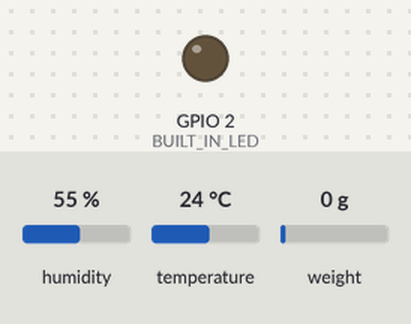
A sketch run on a simulated ESP32. Parts: output pins drawn as LEDs (lit = HIGH). Inputs (shaded band) come from the test bench; at power-on: humidity 55 %, temperature 24 °C, weight on the scale 0 g. WiFi joins after 1.5 s; servers stay silent unless stated; no MQTT or app messages arrive unless stated; what the sketch prints to the serial monitor is not drawn.

Above: at 8.21 s.
At 121.34 s:
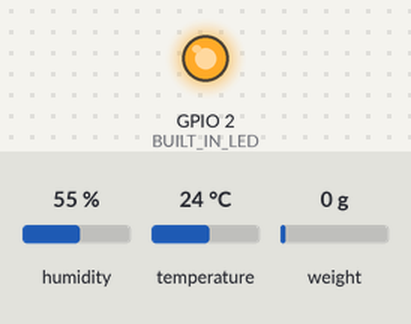
Timing chart, 0 to 122.9 s (numbered marks = the images above):
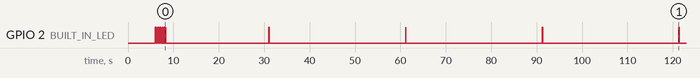

The sketch:

sensor_publish.ino
```cpp
#include <WiFi.h>
#include <DHT.h>
#include <HX711.h>
#include <PubSubClient.h>

#define BUILT_IN_LED 2
#define DHT_PIN 33
#define HX_DATA_PIN 27
#define HX_CLK_PIN 13

#define WIFI_SSID "your_wifi_name"
#define WIFI_PASSWORD "your_wifi_password"
#define MQTT_SERVER "aws_public_ip"
#define MQTT_PORT 1883
#define MQTT_TOPIC "sensor/data"
#define MQTT_CLIENT_ID "ESP32Sensor"

// Initializing Sensors
DHT temp_humd_sensor(DHT_PIN, DHT22);
HX711 pressure_sensor;
WiFiClient espClient;
PubSubClient client(espClient);

// HX711 Calibration Parameters - ADJUST THESE VALUES
const float KNOWN_WEIGHT = 1000.0; // A known weight in grams for calibration
const long ZERO_OFFSET = -94500; // Tare value when no weight is applied
const float SCALE_FACTOR = 420.0; // Calibration factor to convert to actual pressure

// Status tracking
unsigned long lastMqttReconnectAttempt = 0;
unsigned long lastMeasurement = 0;
const unsigned long MEASUREMENT_INTERVAL = 30000; // 30 seconds

// Calibration mode
bool calibrationMode = false;

void led_blink(int times = 1) {
    for (int i = 0; i < times; i++) {
        digitalWrite(BUILT_IN_LED, HIGH);
        delay(100);
        digitalWrite(BUILT_IN_LED, LOW);
        if (i < times - 1) delay(100);
    }
}

void setup_wifi() {
    Serial.println("Connecting to WiFi");
    WiFi.begin(WIFI_SSID, WIFI_PASSWORD);
    unsigned long startAttempt = millis();
    while (WiFi.status() != WL_CONNECTED && millis() - startAttempt < 20000) {
        digitalWrite(BUILT_IN_LED, !digitalRead(BUILT_IN_LED));
        delay(250);
        Serial.print(".");
    }
    digitalWrite(BUILT_IN_LED, LOW);
    if (WiFi.status() == WL_CONNECTED) {
        Serial.println();
        Serial.println("Connected to WiFi");
        Serial.print("IP: ");
        Serial.println(WiFi.localIP());
        led_blink(3);
    } else {
        Serial.println();
        Serial.println("Failed to connect to WiFi");
        led_blink(5);
    }
}

boolean reconnect_mqtt() {
    Serial.print("Attempting MQTT connection...");
    if (client.connect(MQTT_CLIENT_ID)) {
        Serial.println("connected");
        led_blink(2);
        return true;
    } else {
        Serial.print("failed, rc=");
        Serial.print(client.state());
        Serial.println(" retrying later");
        return false;
    }
}

void calibrate_hx711() {
    Serial.println("\n\n=== HX711 Calibration ===");
    Serial.println("Remove all weight from the load cell and press any key...");
    while (!Serial.available());
        Serial.read();
        Serial.println("Taring...");
        pressure_sensor.tare(10); // Average 10 readings
        long zero_reading = pressure_sensor.get_offset();
        Serial.print("Zero offset: ");
        Serial.println(zero_reading);
        Serial.println("Place a known weight on the load cell and enter the weight in grams:");
    while (!Serial.available());
        String input = Serial.readStringUntil('\n');
        float known_weight = input.toFloat();
        Serial.println("Reading...");
        float reading = pressure_sensor.get_value(10); // Average 10 readings
        float scale = reading / known_weight;
        Serial.print("Scale factor: ");
        Serial.println(scale);
        Serial.println("\nUpdate your code with these calibration values:");
        Serial.print("const long ZERO_OFFSET = ");
        Serial.print(zero_reading);
        Serial.println(";");
        Serial.print("const float SCALE_FACTOR = ");
        Serial.print(scale);
        Serial.println(";");
        Serial.println("\nCalibration complete! Reset your device to continue.");
    while(1); // Stop execution
}

void setup() {
    Serial.begin(115200);
    delay(1000);
    Serial.println("\n\n--- ESP32 Sensor Project ---");
    // Setup LED
    pinMode(BUILT_IN_LED, OUTPUT);
    digitalWrite(BUILT_IN_LED, LOW);
    // Initialize DHT sensor
    temp_humd_sensor.begin();
    Serial.println("DHT sensor initialized");
    // Initialize pressure sensor
    pressure_sensor.begin(HX_DATA_PIN, HX_CLK_PIN);
    // Check if calibration mode is requested
    Serial.println("Send 'c' within 5 seconds to enter calibration mode...");
    unsigned long startTime = millis();
    while (millis() - startTime < 5000) {
        if (Serial.available() && Serial.read() == 'c') {
            calibrationMode = true;
            break;
        }
        delay(100);
    }
    if (calibrationMode) {
        calibrate_hx711();
    } else {
        // Normal operation
        pressure_sensor.set_scale(SCALE_FACTOR);
        pressure_sensor.set_offset(ZERO_OFFSET);
        Serial.println("Pressure sensor initialized with calibration values");
        // Setup WiFi
        setup_wifi();
        // Setup MQTT
        client.setServer(MQTT_SERVER, MQTT_PORT);
        client.setKeepAlive(120);
        client.setSocketTimeout(10);
        Serial.println("Setup complete, starting measurements...");
    }
}

void loop() {
    // Skip loop if in calibration mode
    if (calibrationMode) return;
    // Handle WiFi reconnection
    if (WiFi.status() != WL_CONNECTED) {
        Serial.println("WiFi disconnected");
        setup_wifi();
    }
    // Handle MQTT reconnection
    if (!client.connected()) {
        unsigned long now = millis();
        if (now - lastMqttReconnectAttempt > 5000) {
                lastMqttReconnectAttempt = now;
            if (reconnect_mqtt()) {
                lastMqttReconnectAttempt = 0;
            }
        }
    } else {
        client.loop();
    }
    // Send measurements at regular intervals
    unsigned long currentMillis = millis();
    if (currentMillis - lastMeasurement >= MEASUREMENT_INTERVAL) {
        lastMeasurement = currentMillis;
        // Read temperature and humidity
        float temp = temp_humd_sensor.readTemperature();
        float humidity = temp_humd_sensor.readHumidity();
        // Check if readings are valid
        if (isnan(temp) || isnan(humidity)) {
            Serial.println("Failed to read from DHT sensor!");
        } else {
            // Read pressure
            if (pressure_sensor.is_ready()) {
                // Get weight in grams from the calibrated scale
                float weight = pressure_sensor.get_units(10); // Average 10 readings for stability
                // Convert weight to pressure if needed
                // For example, if your sensor measures weight and you need pressure:
                // Assuming area in cm² and converting to kPa (weight in g * 9.81 / area in cm² / 100)
                float area = 10.0; // Example area in cm²
                float pressure = weight * 9.81 / (area * 100); // Convert to kPa
                Serial.print("Temperature: ");
                Serial.print(temp);
                Serial.print("°C, Humidity: ");
                Serial.print(humidity);
                Serial.print("%, Weight: ");
                Serial.print(weight);
                Serial.print("g, Pressure: ");
                Serial.print(pressure);
                Serial.println(" kPa");
                // Format MQTT message - use weight or pressure based on your needs
                char payload[50];
                // If your image generator expects pressure:
                snprintf(payload, sizeof(payload), "%.2f,%.2f,%.2f", temp, humidity, pressure);
                // If your image generator expects weight:
                // snprintf(payload, sizeof(payload), "%.2f,%.2f,%.2f", temp, humidity, weight);
                // Publish to MQTT
                if (client.connected()) {
                    led_blink(1);
                    if (client.publish(MQTT_TOPIC, payload)) {
                        Serial.println("Data sent successfully");
                    } else {
                        Serial.println("Failed to send data");
                    }
                } else {
                    Serial.println("MQTT not connected, data not sent");
                }
            } else {
                Serial.println("Pressure sensor not ready!");
            }
        }
    }
    // Keep loop running without blocking
    delay(100);
}
```

Measured:
- by itself, GPIO 2 (BUILT_IN_LED): HIGH → LOW at 6.3 s, → HIGH 0.25 s later, → LOW 0.25 s later, → HIGH 0.25 s later, … (23 changes in this stretch)
